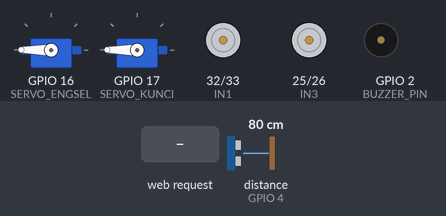
Recording of a sketch running on a simulated ESP32. Parts: 2 × servo, motor-driver pin pairs drawn as motors (green arrow = first pin HIGH = forward, orange = second pin HIGH = backward, longer = more drive, scaled by the enable pin), buzzer (waves = sounding, pin HIGH). Wiring (inferred from the names in the program): ultrasonic range finder: trigger GPIO 27; echo GPIO 4. The inputs (shaded band) are chosen by the test bench; at power-on: distance to the obstacle (sensor on GPIO 4) 80 cm. The echo pulse lasts 58.3 µs per cm; pins used as bus, display or sensor lines are not drawn; what the sketch prints to the serial monitor is not drawn.

Above: at 2.2 s.
2.3 s: distance to the obstacle (sensor on GPIO 4) set to 18 cm
3.8 s: distance to the obstacle (sensor on GPIO 4) set to 14 cm
At 4.9 s:
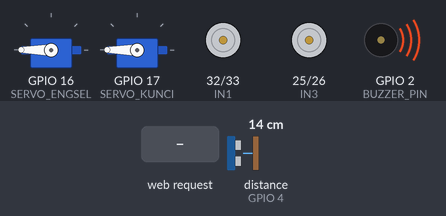
5.3 s: HTTP request GET /buka received
At 6.0 s:
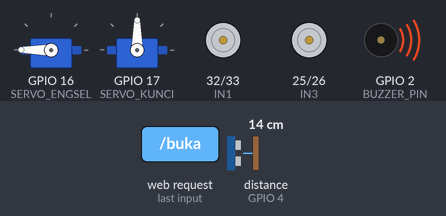
8.3 s: distance to the obstacle (sensor on GPIO 4) set to 35 cm
At 10.4 s:
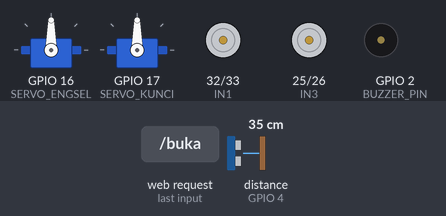
10.8 s: HTTP request GET /maju received
At 11.5 s:
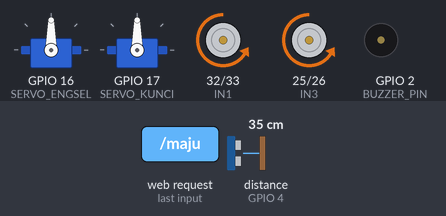
12.3 s: HTTP request GET /mundur received
At 12.7 s:
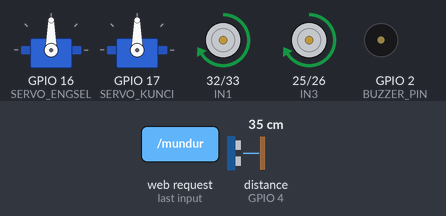
Timing chart, 0 to 14.8 s (numbered marks = the images above; inputs shaded):
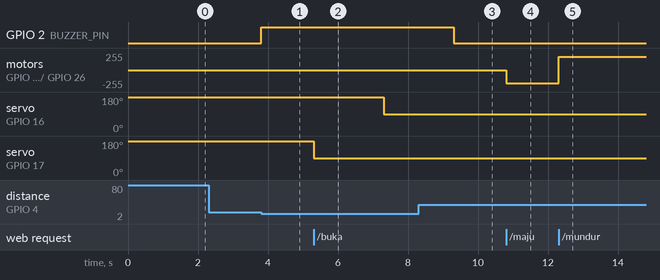

The sketch:

v5linefollower.ino
```cpp
#include <WiFi.h>
#include <WebServer.h>
#include <ESP32Servo.h>

// ========== KONFIGURASI PIN ==========
// Motor kanan
#define ENA 13
#define IN1 32
#define IN2 33

// Motor kiri
#define ENB 14
#define IN3 25
#define IN4 26

// Sensor
#define TRIG_PIN 27
#define ECHO_PIN 4
#define BUZZER_PIN 2
#define IR_KIRI   34
#define IR_TENGAH 39
#define IR_KANAN  35

// Servo
#define SERVO_ENGSEL 16
#define SERVO_KUNCI 17

// ========== VARIABEL GLOBAL ==========
WebServer server(80);
const char* ssid = "MobilRC";
const char* password = "12345678";

bool blokirSementara = false;
bool modeOtomatis = false;
int kecepatanMotor = 200;
int arahTerakhir = 0;

Servo engsel, kunci;
bool bagasiTerbuka = false;
bool bagasiTerkunci = true;
unsigned long waktuBlokir = 0;

// ========== FUNGSI MOTOR ==========
void hentikanMotor() {
  digitalWrite(IN1, LOW); digitalWrite(IN2, LOW);
  digitalWrite(IN3, LOW); digitalWrite(IN4, LOW);
  ledcWrite(ENA, 0);
  ledcWrite(ENB, 0);
}

void gerakMaju() {
  if (blokirSementara) return;
  digitalWrite(IN1, LOW); digitalWrite(IN2, HIGH);
  digitalWrite(IN3, LOW); digitalWrite(IN4, HIGH);
  ledcWrite(ENA, kecepatanMotor);
  ledcWrite(ENB, kecepatanMotor);
}

void gerakMundur() {
  digitalWrite(IN1, HIGH); digitalWrite(IN2, LOW);
  digitalWrite(IN3, HIGH); digitalWrite(IN4, LOW);
  ledcWrite(ENA, kecepatanMotor);
  ledcWrite(ENB, kecepatanMotor);
}

void belokKanan() {
  digitalWrite(IN1, HIGH); digitalWrite(IN2, LOW);
  digitalWrite(IN3, LOW); digitalWrite(IN4, HIGH);
  ledcWrite(ENA, kecepatanMotor);
  ledcWrite(ENB, kecepatanMotor);
}

void belokKiri() {
  digitalWrite(IN1, LOW); digitalWrite(IN2, HIGH);
  digitalWrite(IN3, HIGH); digitalWrite(IN4, LOW);
  ledcWrite(ENA, kecepatanMotor);
  ledcWrite(ENB, kecepatanMotor);
}

// ========== FUNGSI SENSOR ==========
long bacaJarak() {
  digitalWrite(TRIG_PIN, LOW);
  delayMicroseconds(2);
  digitalWrite(TRIG_PIN, HIGH);
  delayMicroseconds(10);
  digitalWrite(TRIG_PIN, LOW);
  return pulseIn(ECHO_PIN, HIGH, 30000) * 0.034 / 2;
}

void prosesHalangan() {
  long jarak = bacaJarak();
  if (jarak > 0 && jarak <= 15) {
    digitalWrite(BUZZER_PIN, HIGH);
    blokirSementara = true;
    hentikanMotor();
    waktuBlokir = millis();
  } else {
    digitalWrite(BUZZER_PIN, LOW);
    // Jika sudah 2 deton sejak terakhir terblokir, reset blokir
    if (blokirSementara && (millis() - waktuBlokir > 2000)) {
      blokirSementara = false;
    }
  }
}

// ========== FUNGSI OTOMATIS ==========
void jalankanModeOtomatis() {
  if (blokirSementara) return;

  int nilaiKiri = digitalRead(IR_KIRI);
  int nilaiTengah = digitalRead(IR_TENGAH);
  int nilaiKanan = digitalRead(IR_KANAN);

  if (nilaiTengah == HIGH && nilaiKiri == LOW && nilaiKanan == LOW) {
    gerakMaju();
    arahTerakhir = 0;
  }
  else if (nilaiTengah == HIGH && nilaiKiri == HIGH && nilaiKanan == LOW) {
    belokKiri();
    arahTerakhir = -1;
  }
  else if (nilaiTengah == HIGH && nilaiKiri == LOW && nilaiKanan == HIGH) {
    belokKanan();
    arahTerakhir = 1;
  }
  else if (nilaiTengah == LOW && nilaiKiri == HIGH && nilaiKanan == LOW) {
    belokKiri();
    arahTerakhir = -1;
  }
  else if (nilaiTengah == LOW && nilaiKiri == LOW && nilaiKanan == HIGH) {
    belokKanan();
    arahTerakhir = 1;
  }
  else if (nilaiTengah == HIGH && nilaiKiri == HIGH && nilaiKanan == HIGH) {
    gerakMaju();
    arahTerakhir = 0;
  }
  else {
    if (arahTerakhir == -1) belokKiri();
    else if (arahTerakhir == 1) belokKanan();
    else gerakMaju();
  }
}

// ========== HALAMAN WEB ==========
String halamanWeb() {
  String html = R"rawliteral(
<!DOCTYPE html>
<html>
<head>
  <meta name="viewport" content="width=device-width, initial-scale=1.0">
  <title>Kendali Mobil RC</title>
  <style>
    * {
      -webkit-user-select: none;
      -moz-user-select: none;
      -ms-user-select: none;
      user-select: none;
    }
    body {
      font-family: Arial, sans-serif;
      text-align: center;
      margin: 0;
      padding: 20px;
      background-color: #f5f5f5;
    }
    .container {
      max-width: 500px;
      margin: 0 auto;
      background-color: white;
      padding: 20px;
      border-radius: 10px;
      box-shadow: 0 2px 10px rgba(0,0,0,0.1);
    }
    h2 {
      color: #333;
    }
    .control-panel {
      margin-top: 20px;
    }
    button {
      width: 100px;
      height: 60px;
      font-size: 18px;
      margin: 5px;
      border: none;
      border-radius: 5px;
      background-color: #4CAF50;
      color: white;
      cursor: pointer;
      -webkit-tap-highlight-color: transparent;
    }
    .button-red {
      background-color: #f44336;
    }
    .button-blue {
      background-color: #2196F3;
    }
    button:active {
      filter: brightness(90%);
    }
    .speed-control {
      margin: 20px 0;
    }
    input[type=range] {
      width: 80%;
      height: 15px;
      -webkit-appearance: none;
      background: #ddd;
      border-radius: 5px;
      outline: none;
    }
    input[type=range]::-webkit-slider-thumb {
      -webkit-appearance: none;
      width: 25px;
      height: 25px;
      border-radius: 50%;
      background: #4CAF50;
      cursor: pointer;
    }
    #speedValue {
      font-weight: bold;
      color: #4CAF50;
    }
    .status-box {
      padding: 10px;
      border-radius: 5px;
      margin: 10px 0;
      font-weight: bold;
    }
    .aktif {
      background-color: #4CAF50;
      color: white;
    }
    .nonaktif {
      background-color: #f44336;
      color: white;
    }
    .peringatan {
      background-color: #FFC107;
      color: black;
    }
  </style>
</head>
<body>
  <div class="container">
    <h2>Kendali Mobil RC</h2>

    <div class="status-box %status_class%">
      Mode: %status_text% %status_peringatan%
    </div>

    <div class="speed-control">
      <h3>Kecepatan: <span id="speedValue">200</span>/255</h3>
      <input type="range" id="speedSlider" min="0" max="255" value="200" oninput="updateSpeed()">
    </div>

    <div class="control-panel">
      <button onmousedown="sendCommand('/maju')" onmouseup="sendCommand('/stop')"
              ontouchstart="sendCommand('/maju')" ontouchend="sendCommand('/stop')">MAJU</button><br><br>

      <button onmousedown="sendCommand('/kiri')" onmouseup="sendCommand('/stop')"
              ontouchstart="sendCommand('/kiri')" ontouchend="sendCommand('/stop')">BELOK KIRI</button>

      <button onmousedown="sendCommand('/kanan')" onmouseup="sendCommand('/stop')"
              ontouchstart="sendCommand('/kanan')" ontouchend="sendCommand('/stop')">BELOK KANAN</button><br><br>

      <button onmousedown="sendCommand('/mundur')" onmouseup="sendCommand('/stop')"
              ontouchstart="sendCommand('/mundur')" ontouchend="sendCommand('/stop')">MUNDUR</button>
    </div>

    <h2>Kontrol Bagasi</h2>
    <button onclick="sendCommand('/buka')">BUKA BAGASI</button>
    <button onclick="sendCommand('/tutup')">TUTUP BAGASI</button>

    <h2>Mode Otomatis</h2>
    <button class="button-blue" onclick="sendCommand('/otomatis/on')">AKTIFKAN</button>
    <button class="button-red" onclick="sendCommand('/otomatis/off')">NONAKTIFKAN</button>
  </div>

  <script>
    function sendCommand(cmd) {
      fetch(cmd).catch(err => console.log('Error:', err));
    }

    function updateSpeed() {
      const speedSlider = document.getElementById("speedSlider");
      const speedValue = document.getElementById("speedValue");
      speedValue.textContent = speedSlider.value;
      fetch('/setSpeed?value=' + speedSlider.value).catch(err => console.log('Error:', err));
    }
  </script>
</body>
</html>
)rawliteral";

  String statusClass = modeOtomatis ? "aktif" : "nonaktif";
  String statusText = modeOtomatis ? "OTOMATIS" : "MANUAL";
  String statusWarning = "";

  if (blokirSementara && modeOtomatis) {
    statusClass = "peringatan";
    statusWarning = "(TERHENTI - Ada penghalang)";
  }

  html.replace("%status_class%", statusClass);
  html.replace("%status_text%", statusText);
  html.replace("%status_peringatan%", statusWarning);
  return html;
}

// ========== SETUP ==========
void setup() {
  Serial.begin(115200);

  // Inisialisasi PIN
  pinMode(IN1, OUTPUT); pinMode(IN2, OUTPUT);
  pinMode(IN3, OUTPUT); pinMode(IN4, OUTPUT);
  pinMode(TRIG_PIN, OUTPUT); pinMode(ECHO_PIN, INPUT);
  pinMode(BUZZER_PIN, OUTPUT);
  pinMode(IR_KIRI, INPUT); pinMode(IR_TENGAH, INPUT); pinMode(IR_KANAN, INPUT);

  // Inisialisasi Servo
  engsel.attach(SERVO_ENGSEL);
  kunci.attach(SERVO_KUNCI);
  engsel.write(180);
  kunci.write(180);
  delay(1000);

  // PWM Motor
  ledcAttach(ENA, 1000, 8);
  ledcAttach(ENB, 1000, 8);
  hentikanMotor();

  // WiFi
  WiFi.softAP(ssid, password);
  Serial.print("AP IP: "); Serial.println(WiFi.softAPIP());

  // Routing Web Server
  server.on("/", []() { server.send(200, "text/html", halamanWeb()); });
  server.on("/maju", []() { if (!modeOtomatis) gerakMaju(); server.send(200, "text/plain", "OK"); });
  server.on("/mundur", []() { if (!modeOtomatis) gerakMundur(); server.send(200, "text/plain", "OK"); });
  server.on("/kanan", []() { if (!modeOtomatis) belokKanan(); server.send(200, "text/plain", "OK"); });
  server.on("/kiri", []() { if (!modeOtomatis) belokKiri(); server.send(200, "text/plain", "OK"); });
  server.on("/stop", []() { hentikanMotor(); server.send(200, "text/plain", "STOP"); });
  server.on("/setSpeed", []() {
    if (server.hasArg("value")) {
      kecepatanMotor = server.arg("value").toInt();
      server.send(200, "text/plain", "Speed set to " + String(kecepatanMotor));
    }
  });
  server.on("/buka", []() { bukaBagasi(); server.sendHeader("Location", "/"); server.send(303); });
  server.on("/tutup", []() { tutupBagasi(); server.sendHeader("Location", "/"); server.send(303); });
  server.on("/otomatis/on", []() { modeOtomatis = true; server.sendHeader("Location", "/"); server.send(303); });
  server.on("/otomatis/off", []() { modeOtomatis = false; hentikanMotor(); server.sendHeader("Location", "/"); server.send(303); });

  server.begin();
}

// ========== LOOP UTAMA ==========
void loop() {
  server.handleClient();
  prosesHalangan();

  if (modeOtomatis && !blokirSementara) {
    jalankanModeOtomatis();
  }
}

// ========== FUNGSI BAGASI ==========
void bukaBagasi() {
  kunci.write(90);
  delay(2000);
  engsel.write(90);
  delay(2000);
  bagasiTerbuka = true;
  bagasiTerkunci = false;
}

void tutupBagasi() {
  engsel.write(180);
  delay(3000);
  kunci.write(180);
  delay(2000);
  bagasiTerbuka = false;
  bagasiTerkunci = true;
}
```

Measured:
- the behaviour switches between 17 and 16 cm on distance to the obstacle (sensor on GPIO 4) (found by bisection; images 0 and 1)
- after the input at 2.3 s, every drawn part: stays the same
- after the input at 3.8 s, GPIO 2 (BUZZER_PIN): LOW → HIGH at once
- after the input at 5.3 s, servo on GPIO 16 (SERVO_ENGSEL): 180° → 90° after 2.0 s; servo on GPIO 17 (SERVO_KUNCI): 180° → 90° at once
- after the input at 8.3 s, GPIO 2 (BUZZER_PIN): HIGH → LOW after 1.0 s
- after the input at 10.8 s, motor on GPIO 32 (IN1) / GPIO 33 (IN2), motor on GPIO 25 (IN3) / GPIO 26 (IN4): stopped → backward 199/255 at once
- after the input at 12.3 s, motor on GPIO 32 (IN1) / GPIO 33 (IN2), motor on GPIO 25 (IN3) / GPIO 26 (IN4): backward 199/255 → forward 199/255 at once
